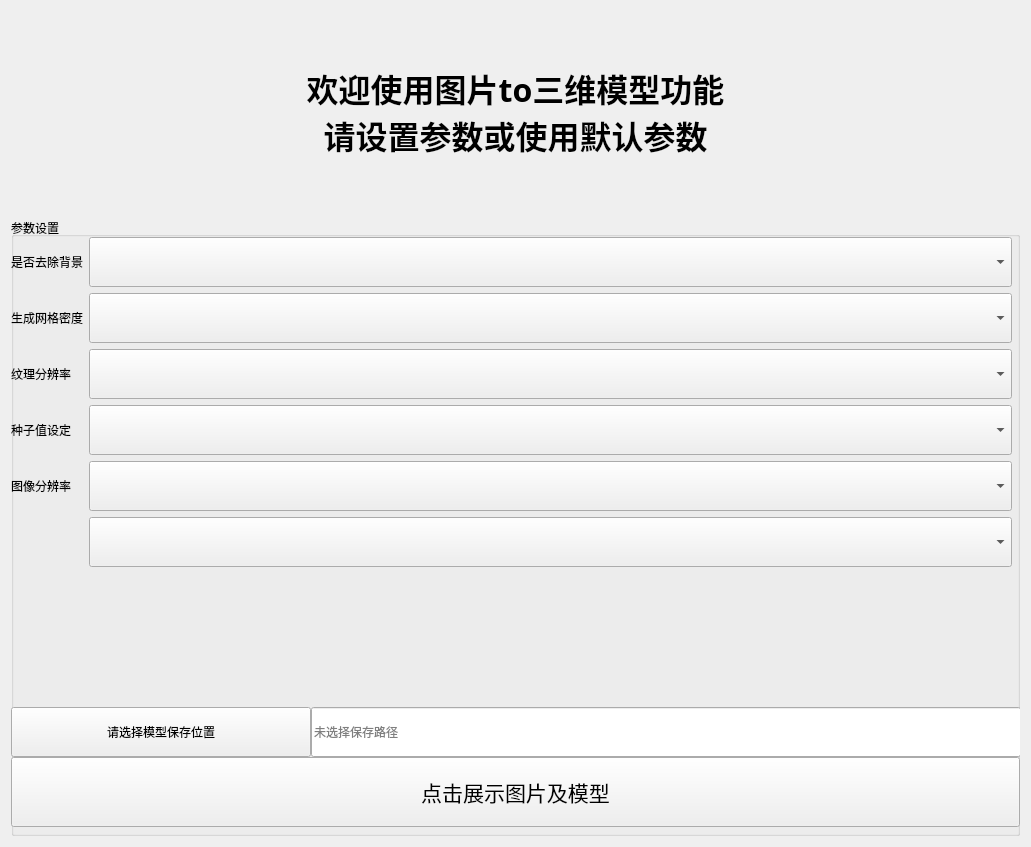
<?xml version="1.0" encoding="UTF-8"?>
<ui version="4.0">
 <class>text2image</class>
 <widget class="QWidget" name="text2image">
  <property name="geometry">
   <rect>
    <x>0</x>
    <y>0</y>
    <width>1031</width>
    <height>847</height>
   </rect>
  </property>
  <property name="windowTitle">
   <string>文本to图片</string>
  </property>
  <layout class="QVBoxLayout" name="verticalLayout">
   <item>
    <widget class="QLabel" name="label">
     <property name="maximumSize">
      <size>
       <width>16777215</width>
       <height>200</height>
      </size>
     </property>
     <property name="font">
      <font>
       <family>仿宋</family>
       <pointsize>24</pointsize>
       <weight>75</weight>
       <bold>true</bold>
      </font>
     </property>
     <property name="frameShape">
      <enum>QFrame::NoFrame</enum>
     </property>
     <property name="frameShadow">
      <enum>QFrame::Plain</enum>
     </property>
     <property name="text">
      <string>欢迎使用图片to三维模型功能
请设置参数或使用默认参数</string>
     </property>
     <property name="textFormat">
      <enum>Qt::AutoText</enum>
     </property>
     <property name="alignment">
      <set>Qt::AlignCenter</set>
     </property>
    </widget>
   </item>
   <item>
    <widget class="QGroupBox" name="groupBox">
     <property name="title">
      <string>参数设置</string>
     </property>
     <property name="alignment">
      <set>Qt::AlignLeading|Qt::AlignLeft|Qt::AlignVCenter</set>
     </property>
     <widget class="QWidget" name="formLayoutWidget">
      <property name="geometry">
       <rect>
        <x>0</x>
        <y>20</y>
        <width>1001</width>
        <height>471</height>
       </rect>
      </property>
      <layout class="QFormLayout" name="formLayout">
       <item row="0" column="0">
        <widget class="QLabel" name="label_2">
         <property name="minimumSize">
          <size>
           <width>0</width>
           <height>50</height>
          </size>
         </property>
         <property name="maximumSize">
          <size>
           <width>16777215</width>
           <height>50</height>
          </size>
         </property>
         <property name="text">
          <string>是否去除背景</string>
         </property>
        </widget>
       </item>
       <item row="0" column="1">
        <widget class="QComboBox" name="comboBox">
         <property name="minimumSize">
          <size>
           <width>0</width>
           <height>50</height>
          </size>
         </property>
         <property name="placeholderText">
          <string>请选择</string>
         </property>
         <item>
          <property name="text">
           <string>去除背景</string>
          </property>
         </item>
         <item>
          <property name="text">
           <string>不去除背景</string>
          </property>
         </item>
        </widget>
       </item>
       <item row="1" column="0">
        <widget class="QLabel" name="label_8">
         <property name="minimumSize">
          <size>
           <width>0</width>
           <height>50</height>
          </size>
         </property>
         <property name="text">
          <string>生成网格密度</string>
         </property>
        </widget>
       </item>
       <item row="1" column="1">
        <widget class="QComboBox" name="comboBox_2">
         <property name="minimumSize">
          <size>
           <width>0</width>
           <height>50</height>
          </size>
         </property>
         <property name="placeholderText">
          <string>请选择</string>
         </property>
         <item>
          <property name="text">
           <string>low</string>
          </property>
         </item>
         <item>
          <property name="text">
           <string>mid</string>
          </property>
         </item>
         <item>
          <property name="text">
           <string>high</string>
          </property>
         </item>
        </widget>
       </item>
       <item row="2" column="0">
        <widget class="QLabel" name="label_3">
         <property name="minimumSize">
          <size>
           <width>0</width>
           <height>50</height>
          </size>
         </property>
         <property name="text">
          <string>纹理分辨率</string>
         </property>
        </widget>
       </item>
       <item row="2" column="1">
        <widget class="QComboBox" name="comboBox_3">
         <property name="minimumSize">
          <size>
           <width>0</width>
           <height>50</height>
          </size>
         </property>
         <property name="placeholderText">
          <string>请选择</string>
         </property>
         <item>
          <property name="text">
           <string>2048</string>
          </property>
         </item>
         <item>
          <property name="text">
           <string>512</string>
          </property>
         </item>
         <item>
          <property name="text">
           <string>1024</string>
          </property>
         </item>
        </widget>
       </item>
       <item row="3" column="0">
        <widget class="QLabel" name="label_5">
         <property name="minimumSize">
          <size>
           <width>0</width>
           <height>50</height>
          </size>
         </property>
         <property name="text">
          <string>种子值设定</string>
         </property>
        </widget>
       </item>
       <item row="3" column="1">
        <widget class="QComboBox" name="comboBox_5">
         <property name="minimumSize">
          <size>
           <width>0</width>
           <height>50</height>
          </size>
         </property>
         <property name="placeholderText">
          <string>请选择</string>
         </property>
         <item>
          <property name="text">
           <string>随机种子</string>
          </property>
         </item>
         <item>
          <property name="text">
           <string>默认种子</string>
          </property>
         </item>
        </widget>
       </item>
       <item row="4" column="0">
        <widget class="QLabel" name="label_7">
         <property name="minimumSize">
          <size>
           <width>0</width>
           <height>50</height>
          </size>
         </property>
         <property name="text">
          <string>图像分辨率</string>
         </property>
        </widget>
       </item>
       <item row="4" column="1">
        <widget class="QComboBox" name="comboBox_6">
         <property name="minimumSize">
          <size>
           <width>0</width>
           <height>50</height>
          </size>
         </property>
         <property name="placeholderText">
          <string>请选择</string>
         </property>
         <item>
          <property name="text">
           <string>512</string>
          </property>
         </item>
         <item>
          <property name="text">
           <string>1024</string>
          </property>
         </item>
         <item>
          <property name="text">
           <string>256</string>
          </property>
         </item>
        </widget>
       </item>
       <item row="5" column="1">
        <widget class="QComboBox" name="comboBox_7">
         <property name="minimumSize">
          <size>
           <width>0</width>
           <height>50</height>
          </size>
         </property>
         <property name="placeholderText">
          <string>请选择</string>
         </property>
         <item>
          <property name="text">
           <string>obj网格</string>
          </property>
         </item>
         <item>
          <property name="text">
           <string>ply点云</string>
          </property>
         </item>
        </widget>
       </item>
      </layout>
     </widget>
     <widget class="QPushButton" name="btnChooseSaveDir">
      <property name="geometry">
       <rect>
        <x>0</x>
        <y>490</y>
        <width>300</width>
        <height>50</height>
       </rect>
      </property>
      <property name="minimumSize">
       <size>
        <width>300</width>
        <height>50</height>
       </size>
      </property>
      <property name="maximumSize">
       <size>
        <width>300</width>
        <height>100</height>
       </size>
      </property>
      <property name="text">
       <string>请选择模型保存位置</string>
      </property>
     </widget>
     <widget class="QLineEdit" name="leSaveDir">
      <property name="geometry">
       <rect>
        <x>300</x>
        <y>490</y>
        <width>710</width>
        <height>50</height>
       </rect>
      </property>
      <property name="minimumSize">
       <size>
        <width>710</width>
        <height>50</height>
       </size>
      </property>
      <property name="maximumSize">
       <size>
        <width>700</width>
        <height>16777215</height>
       </size>
      </property>
      <property name="readOnly">
       <bool>true</bool>
      </property>
      <property name="placeholderText">
       <string>未选择保存路径</string>
      </property>
     </widget>
     <widget class="QPushButton" name="pushButton">
      <property name="geometry">
       <rect>
        <x>0</x>
        <y>540</y>
        <width>1009</width>
        <height>70</height>
       </rect>
      </property>
      <property name="maximumSize">
       <size>
        <width>16777215</width>
        <height>70</height>
       </size>
      </property>
      <property name="font">
       <font>
        <family>Arial</family>
        <pointsize>16</pointsize>
       </font>
      </property>
      <property name="text">
       <string>点击展示图片及模型</string>
      </property>
     </widget>
    </widget>
   </item>
  </layout>
 </widget>
 <resources/>
 <connections/>
</ui>
